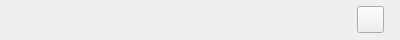
<?xml version="1.0" encoding="UTF-8"?>
<ui version="4.0">
 <class>UserCenterWidgetItem</class>
 <widget class="QWidget" name="UserCenterWidgetItem">
  <property name="geometry">
   <rect>
    <x>0</x>
    <y>0</y>
    <width>400</width>
    <height>40</height>
   </rect>
  </property>
  <property name="windowTitle">
   <string>UserCenterWidgetItem</string>
  </property>
  <layout class="QHBoxLayout" name="horizontalLayout">
   <property name="spacing">
    <number>0</number>
   </property>
   <property name="leftMargin">
    <number>25</number>
   </property>
   <property name="topMargin">
    <number>4</number>
   </property>
   <property name="rightMargin">
    <number>16</number>
   </property>
   <property name="bottomMargin">
    <number>4</number>
   </property>
   <item>
    <widget class="QLabel" name="label">
     <property name="sizePolicy">
      <sizepolicy hsizetype="Maximum" vsizetype="Fixed">
       <horstretch>0</horstretch>
       <verstretch>0</verstretch>
      </sizepolicy>
     </property>
     <property name="text">
      <string/>
     </property>
    </widget>
   </item>
   <item>
    <spacer name="horizontalSpacer">
     <property name="orientation">
      <enum>Qt::Horizontal</enum>
     </property>
     <property name="sizeHint" stdset="0">
      <size>
       <width>329</width>
       <height>20</height>
      </size>
     </property>
    </spacer>
   </item>
   <item>
    <widget class="QPushButton" name="enterBtn">
     <property name="sizePolicy">
      <sizepolicy hsizetype="Expanding" vsizetype="Fixed">
       <horstretch>0</horstretch>
       <verstretch>0</verstretch>
      </sizepolicy>
     </property>
     <property name="minimumSize">
      <size>
       <width>27</width>
       <height>27</height>
      </size>
     </property>
     <property name="maximumSize">
      <size>
       <width>27</width>
       <height>27</height>
      </size>
     </property>
     <property name="text">
      <string/>
     </property>
    </widget>
   </item>
  </layout>
 </widget>
 <layoutdefault spacing="6" margin="11"/>
 <resources/>
 <connections/>
</ui>
